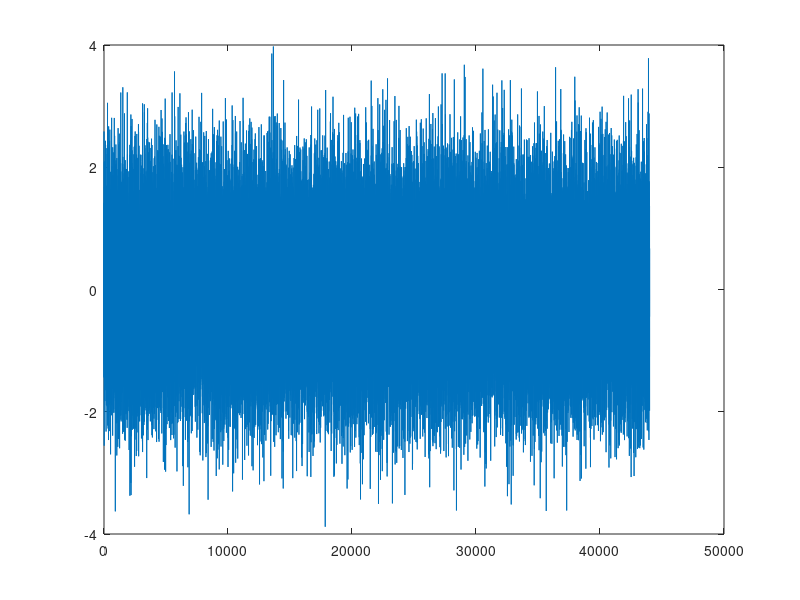
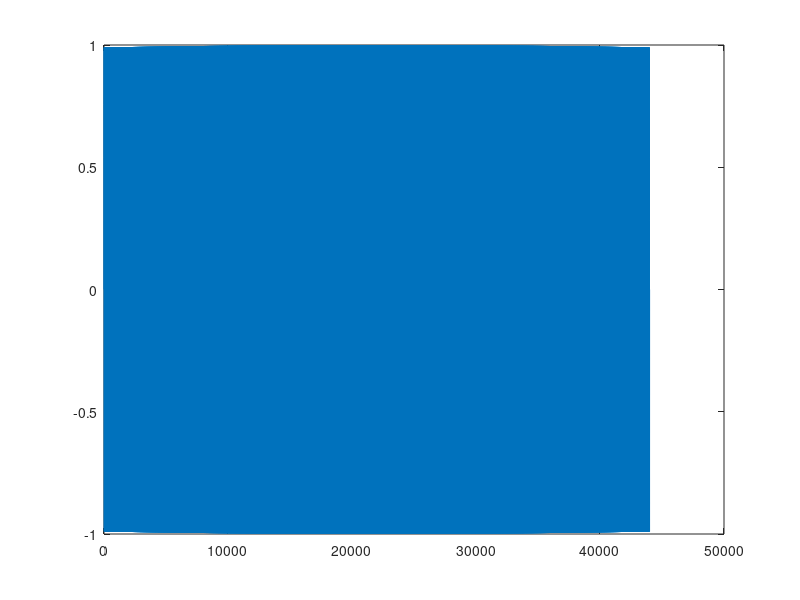
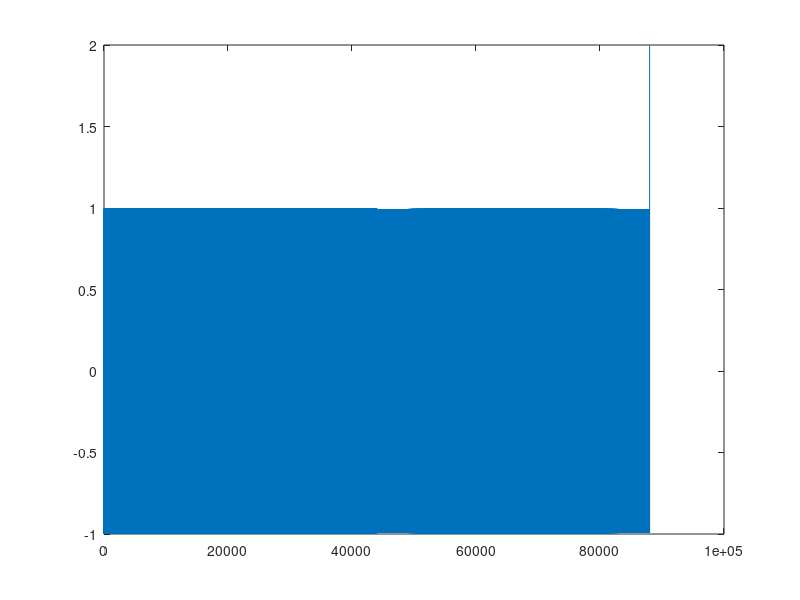

These figures' MATLAB source, in order: (Note: this script raises an error after producing the figures.)
sr = 44000; % sampling rate
d=1; %duration of sound in sec

noise = randn( 1, d*sr);
figure; plot (noise)
sound(noise)


f = 2000; %tone freq
t = linspace(0,d,sr*d)
tone = sin(2*pi*f*t);
figure; plot(tone)
sound(tone,sr)

close all;
%%
f1 = 3000; %tone freq
f2 = 5000; %tone freq
tone1 = sin(2*pi*f1*t);
tone2 = sin(2*pi*f2*t);

noise1 = [tone1 tone 2]
%noise1 = [randn( 1, d*f1) randn( 1, d*f2)]

figure; plot (noise1)
sound(noise1, sr)

%% 
f= [ 3000 3000 3000]
t = linspace(0,d,sr*d);
for i=1:length(f)
    tone = sin (2*pi*f(i)*t)/i;
    sound(tone,sr)
    pause(1)
end

audiowrite('tone_comb.wav',noise1, sr);

[y,Fs] = audioread('tomb_comb.wav');
figure;
plot (y)

close all;
%%
[y,Fs] = audioread('\\ulhome\m.le\data\Desktop\Track12cwierk.wav');
sound(y,Fs)
figure; plot(y)

%%spectrogrammmm

figure; spectrogram (tone , [], [],[],sr)

% y has two channels so it is an array. choose one end
figure; 
test=spectrogram (y(:,1), [], [],[],Fs)


%%------500m of fencing avaiable---->what is the optimal lengths to maximize
%area

clear all;
f=500;
a=[];
for x = 1:1:f
    y=(500-2*x) / 2;
    a(x) = x*y;
end

figure; plot(a)

[max_a best_x] = max(a)